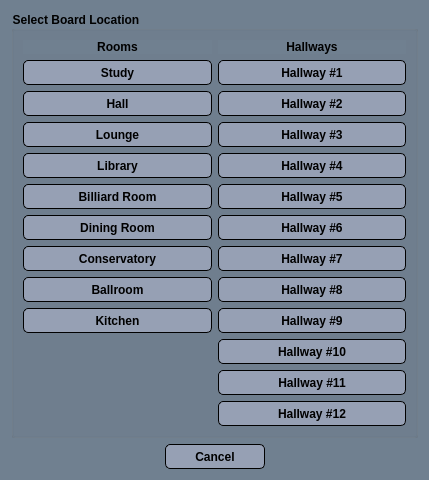
<?xml version="1.0" encoding="UTF-8"?>
<ui version="4.0">
 <class>NavigateBoardDialog</class>
 <widget class="QDialog" name="NavigateBoardDialog">
  <property name="geometry">
   <rect>
    <x>0</x>
    <y>0</y>
    <width>429</width>
    <height>475</height>
   </rect>
  </property>
  <property name="windowTitle">
   <string>Navigate</string>
  </property>
  <property name="styleSheet">
   <string notr="true">QWidget {
background-color: rgb(112,128,144);
}

QPushButton {
color: rgb(0,0,0);
font-weight: bold;
background-color: rgb(150,160,180);
border: 1px solid black;
border-radius: 5px;
}

QPushButton:hover {
color: rgb(0,0,0);
font-weight: bold;
background-color: rgb(250,250,250);
border: 1px solid black;
border-radius: 5px;
}

QPushButton:disabled {
color: darkgrey;
font-weight: bold;
background-color:lightgrey;
border: 1px solid darkgrey;
border-radius: 5px;
}</string>
  </property>
  <property name="modal">
   <bool>true</bool>
  </property>
  <layout class="QVBoxLayout" name="verticalLayout">
   <item>
    <widget class="QGroupBox" name="groupBox">
     <property name="styleSheet">
      <string notr="true">QGroupBox {
font-weight: bold;
}</string>
     </property>
     <property name="title">
      <string>Select Board Location</string>
     </property>
     <layout class="QGridLayout" name="gridLayout">
      <item row="5" column="0">
       <widget class="QPushButton" name="btnBilliardRoom">
        <property name="minimumSize">
         <size>
          <width>100</width>
          <height>25</height>
         </size>
        </property>
        <property name="text">
         <string>Billiard Room</string>
        </property>
       </widget>
      </item>
      <item row="6" column="0">
       <widget class="QPushButton" name="btnDiningRoom">
        <property name="minimumSize">
         <size>
          <width>100</width>
          <height>25</height>
         </size>
        </property>
        <property name="text">
         <string>Dining Room</string>
        </property>
       </widget>
      </item>
      <item row="7" column="0">
       <widget class="QPushButton" name="btnConservatory">
        <property name="minimumSize">
         <size>
          <width>100</width>
          <height>25</height>
         </size>
        </property>
        <property name="text">
         <string>Conservatory</string>
        </property>
       </widget>
      </item>
      <item row="9" column="0">
       <widget class="QPushButton" name="btnKitchen">
        <property name="minimumSize">
         <size>
          <width>100</width>
          <height>25</height>
         </size>
        </property>
        <property name="text">
         <string>Kitchen</string>
        </property>
       </widget>
      </item>
      <item row="8" column="0">
       <widget class="QPushButton" name="btnBallroom">
        <property name="minimumSize">
         <size>
          <width>100</width>
          <height>25</height>
         </size>
        </property>
        <property name="text">
         <string>Ballroom</string>
        </property>
       </widget>
      </item>
      <item row="8" column="1">
       <widget class="QPushButton" name="btnHallway8">
        <property name="minimumSize">
         <size>
          <width>100</width>
          <height>25</height>
         </size>
        </property>
        <property name="text">
         <string>Hallway #8</string>
        </property>
       </widget>
      </item>
      <item row="9" column="1">
       <widget class="QPushButton" name="btnHallway9">
        <property name="minimumSize">
         <size>
          <width>100</width>
          <height>25</height>
         </size>
        </property>
        <property name="text">
         <string>Hallway #9</string>
        </property>
       </widget>
      </item>
      <item row="10" column="1">
       <widget class="QPushButton" name="btnHallway10">
        <property name="minimumSize">
         <size>
          <width>100</width>
          <height>25</height>
         </size>
        </property>
        <property name="text">
         <string>Hallway #10</string>
        </property>
       </widget>
      </item>
      <item row="11" column="1">
       <widget class="QPushButton" name="btnHallway11">
        <property name="minimumSize">
         <size>
          <width>100</width>
          <height>25</height>
         </size>
        </property>
        <property name="text">
         <string>Hallway #11</string>
        </property>
       </widget>
      </item>
      <item row="4" column="0">
       <widget class="QPushButton" name="btnLibrary">
        <property name="minimumSize">
         <size>
          <width>100</width>
          <height>25</height>
         </size>
        </property>
        <property name="text">
         <string>Library</string>
        </property>
       </widget>
      </item>
      <item row="12" column="1">
       <widget class="QPushButton" name="btnHallway12">
        <property name="minimumSize">
         <size>
          <width>100</width>
          <height>25</height>
         </size>
        </property>
        <property name="text">
         <string>Hallway #12</string>
        </property>
       </widget>
      </item>
      <item row="0" column="1">
       <widget class="QLabel" name="label_2">
        <property name="styleSheet">
         <string notr="true">QLabel {
color: black;
font-weight: bold;
}</string>
        </property>
        <property name="text">
         <string>Hallways</string>
        </property>
        <property name="alignment">
         <set>Qt::AlignCenter</set>
        </property>
       </widget>
      </item>
      <item row="0" column="0">
       <widget class="QLabel" name="label">
        <property name="styleSheet">
         <string notr="true">QLabel {
color: black;
font-weight: bold;
}</string>
        </property>
        <property name="text">
         <string>Rooms</string>
        </property>
        <property name="alignment">
         <set>Qt::AlignCenter</set>
        </property>
       </widget>
      </item>
      <item row="1" column="0">
       <widget class="QPushButton" name="btnStudy">
        <property name="minimumSize">
         <size>
          <width>100</width>
          <height>25</height>
         </size>
        </property>
        <property name="text">
         <string>Study</string>
        </property>
       </widget>
      </item>
      <item row="1" column="1">
       <widget class="QPushButton" name="btnHallway1">
        <property name="minimumSize">
         <size>
          <width>100</width>
          <height>25</height>
         </size>
        </property>
        <property name="text">
         <string>Hallway #1</string>
        </property>
       </widget>
      </item>
      <item row="2" column="0">
       <widget class="QPushButton" name="btnHall">
        <property name="minimumSize">
         <size>
          <width>100</width>
          <height>25</height>
         </size>
        </property>
        <property name="text">
         <string>Hall</string>
        </property>
       </widget>
      </item>
      <item row="2" column="1">
       <widget class="QPushButton" name="btnHallway2">
        <property name="minimumSize">
         <size>
          <width>100</width>
          <height>25</height>
         </size>
        </property>
        <property name="text">
         <string>Hallway #2</string>
        </property>
       </widget>
      </item>
      <item row="3" column="1">
       <widget class="QPushButton" name="btnHallway3">
        <property name="minimumSize">
         <size>
          <width>100</width>
          <height>25</height>
         </size>
        </property>
        <property name="text">
         <string>Hallway #3</string>
        </property>
       </widget>
      </item>
      <item row="3" column="0">
       <widget class="QPushButton" name="btnLounge">
        <property name="minimumSize">
         <size>
          <width>100</width>
          <height>25</height>
         </size>
        </property>
        <property name="text">
         <string>Lounge</string>
        </property>
       </widget>
      </item>
      <item row="6" column="1">
       <widget class="QPushButton" name="btnHallway6">
        <property name="minimumSize">
         <size>
          <width>100</width>
          <height>25</height>
         </size>
        </property>
        <property name="text">
         <string>Hallway #6</string>
        </property>
       </widget>
      </item>
      <item row="4" column="1">
       <widget class="QPushButton" name="btnHallway4">
        <property name="minimumSize">
         <size>
          <width>100</width>
          <height>25</height>
         </size>
        </property>
        <property name="text">
         <string>Hallway #4</string>
        </property>
       </widget>
      </item>
      <item row="5" column="1">
       <widget class="QPushButton" name="btnHallway5">
        <property name="minimumSize">
         <size>
          <width>100</width>
          <height>25</height>
         </size>
        </property>
        <property name="text">
         <string>Hallway #5</string>
        </property>
       </widget>
      </item>
      <item row="7" column="1">
       <widget class="QPushButton" name="btnHallway7">
        <property name="minimumSize">
         <size>
          <width>100</width>
          <height>25</height>
         </size>
        </property>
        <property name="text">
         <string>Hallway #7</string>
        </property>
       </widget>
      </item>
      <item row="13" column="1">
       <spacer name="verticalSpacer">
        <property name="orientation">
         <enum>Qt::Vertical</enum>
        </property>
        <property name="sizeHint" stdset="0">
         <size>
          <width>20</width>
          <height>40</height>
         </size>
        </property>
       </spacer>
      </item>
      <item row="13" column="0">
       <spacer name="verticalSpacer_2">
        <property name="orientation">
         <enum>Qt::Vertical</enum>
        </property>
        <property name="sizeHint" stdset="0">
         <size>
          <width>20</width>
          <height>40</height>
         </size>
        </property>
       </spacer>
      </item>
     </layout>
    </widget>
   </item>
   <item>
    <layout class="QHBoxLayout" name="horizontalLayout">
     <item>
      <spacer name="horizontalSpacer_2">
       <property name="orientation">
        <enum>Qt::Horizontal</enum>
       </property>
       <property name="sizeHint" stdset="0">
        <size>
         <width>40</width>
         <height>20</height>
        </size>
       </property>
      </spacer>
     </item>
     <item>
      <widget class="QPushButton" name="btnCancel">
       <property name="minimumSize">
        <size>
         <width>100</width>
         <height>25</height>
        </size>
       </property>
       <property name="text">
        <string>Cancel</string>
       </property>
      </widget>
     </item>
     <item>
      <spacer name="horizontalSpacer">
       <property name="orientation">
        <enum>Qt::Horizontal</enum>
       </property>
       <property name="sizeHint" stdset="0">
        <size>
         <width>40</width>
         <height>20</height>
        </size>
       </property>
      </spacer>
     </item>
    </layout>
   </item>
  </layout>
 </widget>
 <resources/>
 <connections/>
</ui>
